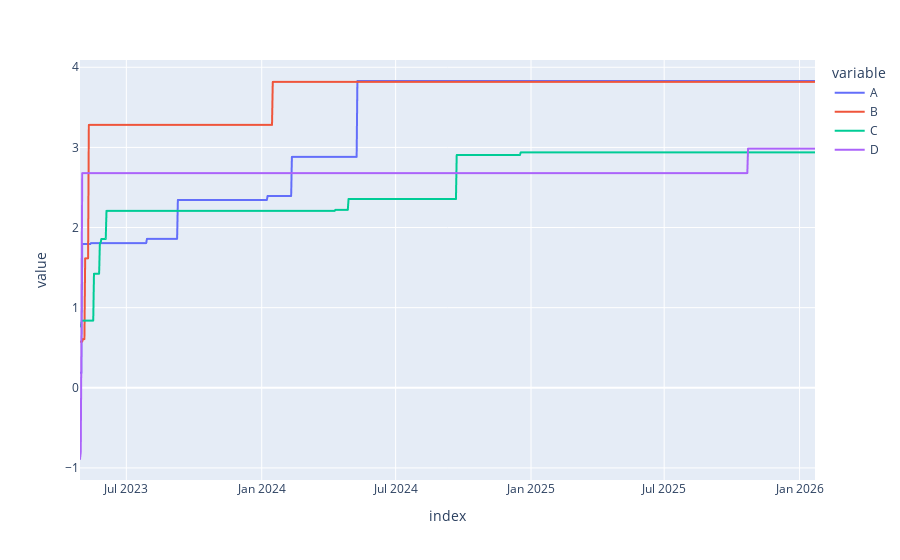

Source (notebook cell):
### Code cell
psdf.plot()

### Figure 1 — Plotly figure (JSON) as saved in the notebook; plotly's stock layout.template omitted (floating-point values rounded to 4 significant figures; data arrays with more than 128 entries replaced by an {"elided": "..."} marker saying what was removed)
{"data": [{"hovertemplate": "variable=A<br>index=%{x}<br>value=%{y}<extra></extra>", "legendgroup": "A", "line": {"color": "#636efa", "dash": "solid"}, "marker": {"symbol": "circle"}, "mode": "lines", "name": "A", "showlegend": true, "type": "scattergl", "x": {"elided": "1000 str values"}, "xaxis": "x", "y": {"elided": "1000 float values"}, "yaxis": "y"}, {"hovertemplate": "variable=B<br>index=%{x}<br>value=%{y}<extra></extra>", "legendgroup": "B", "line": {"color": "#EF553B", "dash": "solid"}, "marker": {"symbol": "circle"}, "mode": "lines", "name": "B", "showlegend": true, "type": "scattergl", "x": {"elided": "1000 str values"}, "xaxis": "x", "y": {"elided": "1000 float values"}, "yaxis": "y"}, {"hovertemplate": "variable=C<br>index=%{x}<br>value=%{y}<extra></extra>", "legendgroup": "C", "line": {"color": "#00cc96", "dash": "solid"}, "marker": {"symbol": "circle"}, "mode": "lines", "name": "C", "showlegend": true, "type": "scattergl", "x": {"elided": "1000 str values"}, "xaxis": "x", "y": {"elided": "1000 float values"}, "yaxis": "y"}, {"hovertemplate": "variable=D<br>index=%{x}<br>value=%{y}<extra></extra>", "legendgroup": "D", "line": {"color": "#ab63fa", "dash": "solid"}, "marker": {"symbol": "circle"}, "mode": "lines", "name": "D", "showlegend": true, "type": "scattergl", "x": {"elided": "1000 str values"}, "xaxis": "x", "y": {"elided": "1000 float values"}, "yaxis": "y"}], "layout": {"legend": {"title": {"text": "variable"}, "tracegroupgap": 0}, "margin": {"t": 60}, "xaxis": {"anchor": "y", "domain": [0, 1], "title": {"text": "index"}}, "yaxis": {"anchor": "x", "domain": [0, 1], "title": {"text": "value"}}}}
